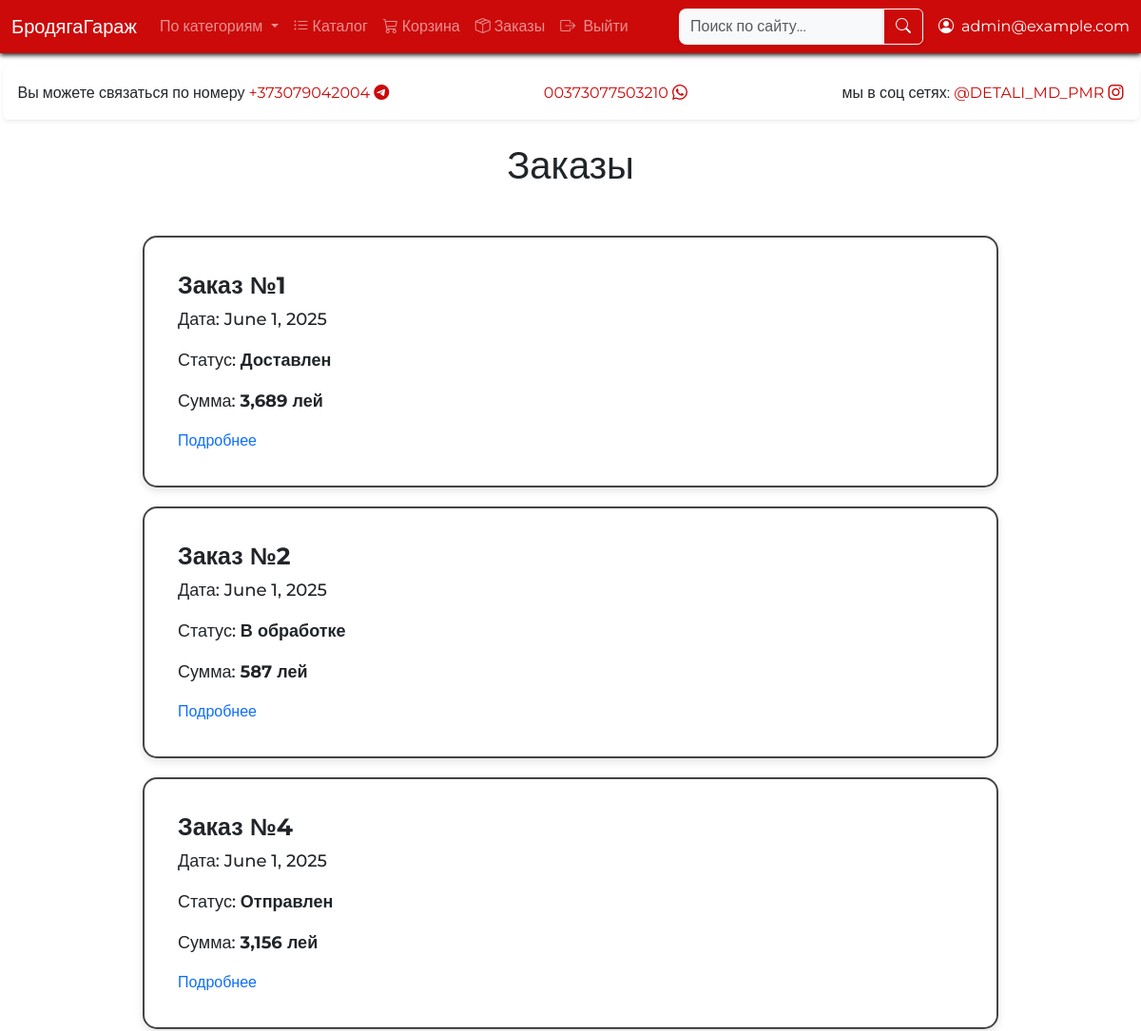
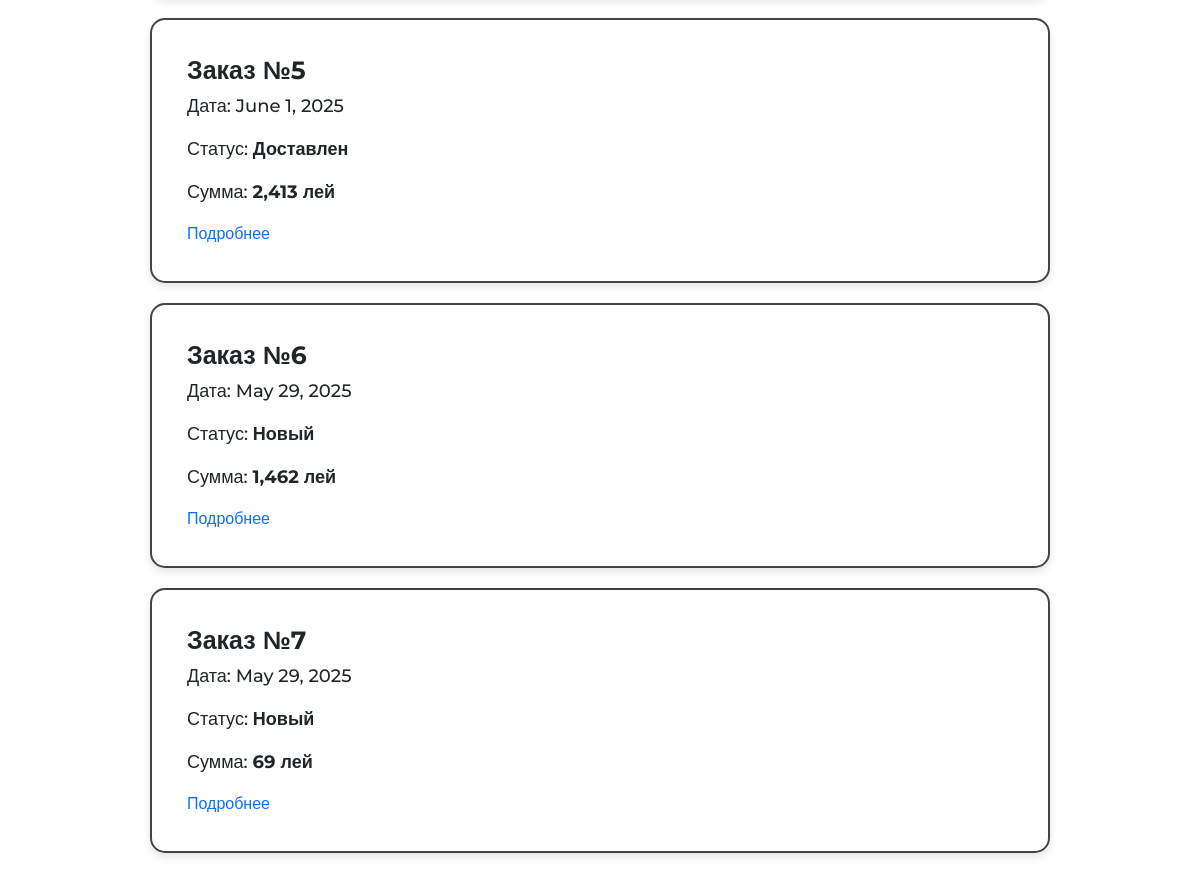
Page /orders/ (signed in) on the committed database (2 pictures, top to bottom).
### users/models.py (models this page shows)
class User(AbstractUser):
	pass

### main/models.py (models this page shows, shortened)
class Order(models.Model):
    STATUS_CHOICES = [
        ('new', 'Новый'),
        ('processing', 'В обработке'),
        ('shipped', 'Отправлен'),
        ('delivered', 'Доставлен'),
    ]
    id = models.AutoField(primary_key=True)
    user = models.ForeignKey(User, related_name="order_user", on_delete=models.CASCADE)
    data = models.DateField(auto_now=True)
    status = models.CharField(max_length=20, choices=STATUS_CHOICES, default='new')
    def get_total(self):
        return sum(
            item.prodcut.price * item.quantity
            for item in self.order_of_user.all()
        )

class In_Order(models.Model):
    order = models.ForeignKey(Order, related_name="order_of_user", on_delete=models.CASCADE)
    prodcut = models.ForeignKey(Product, related_name='product_of_order', on_delete=models.CASCADE)
    quantity = models.PositiveIntegerField(default=1)

class Product(models.Model):
    title = models.CharField(max_length=30)
    price = models.PositiveIntegerField(default=0)
    image = models.ImageField(upload_to='photos')
    brand = models.CharField(max_length=50, null=True, blank=True)
    article = models.CharField(max_length=100, null=True, blank=True)
    description = models.TextField(null=True, blank=True)
    category = models.ForeignKey(Category, on_delete=models.SET_NULL, null=True, blank=True)
    similar_products = models.ManyToManyField('self', blank=True)

### main/views.py (the view)
# urls.py: path('orders/',orders_list,name="order_list"),
def orders_list(request):
    orders = Order.objects.filter(user=request.user)
    return render(request, "order_list.html",  {"orders": orders})

### main/context_processors.py (called while the page is built)
def categories_processor(request):
    return {
        'categories': Category.objects.prefetch_related('children__children').all()
    }

### main/templates/order_list.html (shortened to what this page needs)
{% extends 'base.html' %}
{% block content %}
{% load humanize %}
<h1 class="d-flex justify-content-center my-0">Заказы</h1>
<div class="cart-card-wrapper">
    {% for product in orders %}
    <div class="cart-card flex-row">
      <div class="card-body">
        <h3 class="cart-title">Заказ №{{ product.id }}</h3>
        <p class="cart-text">Дата: {{ product.data }}</p>
        <p class="cart-text">Статус: <strong>{{ product.get_status_display }}</strong></p>
        <p class="cart-text">Сумма: <strong>{{ product.get_total|intcomma }} лей</strong></p>
        <a class="link" href="{% url 'order_detail' product.id %}">Подробнее</a>
      </div>
    </div>
{% endfor %}
</div>
{% endblock %}

### main/templates/base.html (shortened to what this page needs)
<!DOCTYPE html>
<html lang="en">
<head>
    {%load static%}
    <link href="https://cdn.jsdelivr.net/npm/bootstrap@5.3.6/dist/css/bootstrap.min.css" rel="stylesheet"
>
    <link rel="stylesheet" href="{%static 'main.css' %}">
    <link rel="stylesheet" href="https://cdn.jsdelivr.net/npm/bootstrap-icons@1.10.5/font/bootstrap-icons.css">
    <link href="https://cdn.jsdelivr.net/npm/bootstrap-icons@1.10.5/font/bootstrap-icons.css" rel="stylesheet">
</head>
<body style="background: url('{% static "4374.jpg" %}') no-repeat center center fixed; background-size: cover;">
    <nav class="navbar navbar-expand-lg fixed-top navbar-dark RED">
        <div class="container-fluid">
            <a class="navbar-brand" href="{% url 'main' %}">БродягаГараж</a>
            <div class="collapse navbar-collapse" id="navbarTogglerDemo03">
                <ul class="navbar-nav me-auto mb-2 mb-lg-0  d-flex flex-row align-items-center">
                    <li class="nav-item dropdown d-none d-lg-block">
                        <a class="nav-link dropdown-toggle" href="#" id="catalogDropdown" role="button"
                            data-bs-toggle="dropdown" aria-expanded="false">
                            По категориям
                        </a>
                    </li>
                    <li class="nav-item dropdown d-none d-lg-block">
                        <a class="nav-link" role="button" href="{% url 'all_categories' %}"><i class="bi bi-list-ul me-1"></i>Каталог</a>
                    </li>
                    {% if user.is_authenticated %}
                    <li class="nav-item d-none d-lg-block">
                        <a class="nav-link" href="{% url 'cart' %}">
                            <i class="bi bi-cart3 me-1"></i>Корзина
                        </a>
                    </li>
                    <li class="nav-item d-none d-lg-block">
                        <a class="nav-link" href="{% url 'order_list' %}">
                            <i class="bi bi-box-seam me-1"></i>Заказы
                        </a>
                    </li>
                    {% endif %}
                    {% if user.is_authenticated %}
                    <li class="nav-item">
                        <form action="{% url 'logout' %}" method="post" class="d-inline">
                            <button type="submit" class="nav-link " style="text-decoration: none; border: none;">
                                <i class="bi bi-box-arrow-right me-1"></i> Выйти
                            </button>
                        </form>
                    </li>
                    {% else %}
                    <li class="nav-item">
                        <a class="btn btn-outline-light" href="{% url 'login' %}">
                            <i class="bi bi-box-arrow-in-right me-1"></i>Войти
                        </a>
                    </li>
                    {% endif %}
                </ul>
                <div class="d-none d-lg-flex align-items-center">
                    <form class="d-flex me-3" role="search" action="{% url 'search' %}" method="get">
                        <div class="input-group">
                            <input type="search" name="q" class="form-control bg-light border-0 shadow-sm"
                                placeholder="Поиск по сайту..." aria-label="Поиск" />
                            <button class="btn btn-outline-light shadow-sm" type="submit">
                                <i class="bi bi-search"></i>
                            </button>
                        </div>
                    </form>
                    {% if user.is_authenticated %}
                    <span class="text-white d-flex align-items-center">
                        <i class="bi bi-person-circle me-2"></i>{{ user.email }}
                    </span>
                    {% endif %}
                </div>
            </div>
        </div>
    </nav>
    <div class="container2">
<div class="catalog-nav d-flex justify-content-between align-items-center rounded shadow-sm p-3 mb-4">
    <div>
        Вы можете связаться по номеру
        <a href="#" onclick="copyToClipboard('+373079042004')" title="Нажмите, чтобы скопировать">
            +373079042004 <i class="bi bi-telegram"></i>
        </a>
    </div>
    <div>
        <a href="#" onclick="copyToClipboard('00373077503210')" title="Нажмите, чтобы скопировать">
            00373077503210 <i class="bi bi-whatsapp"></i>
        </a>
    </div>
    <div>
        мы в соц сетях:
        <a href="#" onclick="copyToClipboard('@DETALI_MD_PMR')" title="Нажмите, чтобы скопировать">
            @DETALI_MD_PMR <i class="bi bi-instagram"></i>
        </a>
    </div>
</div>
            {%block content%}
            {% endblock %}
        </div>
</body>
</html>

### main/static/main.css (style rules this page uses)
html { box-sizing: border-box; }
*, *::after, *::before { box-sizing: inherit; }
body { font-family: 'Montserrat', sans-serif; }
ul, ol { padding: 0; margin: 0; list-style: none; }
ul[class] { list-style: none; }
input, button, textarea, select { font: inherit; }
a { text-decoration: none; }
.container2 { max-width: 1195px; margin: 0 auto; }
.cart-card-wrapper { max-width: 895px; margin: 0 auto; margin-top: 50px; }
.cart-card { width: 100%; border: 1px solid #d3d1d1; margin-bottom: 20px; display: flex; align-items: center; padding: 10px; }
.cart-title { font-weight: 700; font-size: 25px; }
.cart-text { font-size: 18px; font-weight: 500; }
.RED { background-color: #CC0A0A; }
.container2 { padding-top: 70px; }
.fixed-top { box-shadow: 0 2px 5px rgba(0, 0, 0, 0.9); }
.card-body { padding: 15px; flex: 1; display: flex; flex-direction: column; justify-content: space-between; }
.cart-card, .card { border: 2px solid #444; border-radius: 15px; box-shadow: 0 4px 8px rgba(0,0,0,0.1); padding: 20px; margin-bottom: 20px; background-color: rgba(255, 255, 255, 0.7); backdrop-filter: blur(10px); -webkit-backdrop-filter: blur(10px); }
.catalog-nav { background-color: rgba(255, 255, 255, 0.3); backdrop-filter: blur(3px); -webkit-backdrop-filter: blur(3px); border-radius: 15px; }
.cart-card-wrapper { width: 100%; max-width: 900px; }
.catalog-nav a { color: #CC0A0A; text-decoration: none; }
.cart-card { display: flex; align-items: center; gap: 1rem; }
input.form-control { border-radius: 0.5rem; }

### rows in the picture
User: email "admin@example.com"
Order: id "1", data "June 1, 2025", status "Доставлен", get_total "3,689"
Order: id "2", data "June 1, 2025", status "В обработке", get_total "587"
Order: id "4", data "June 1, 2025", status "Отправлен", get_total "3,156"
Order: id "5", data "June 1, 2025", status "Доставлен", get_total "2,413"
Order: id "6", data "May 29, 2025", status "Новый", get_total "1,462"
Order: id "7", data "May 29, 2025", status "Новый", get_total "69"
